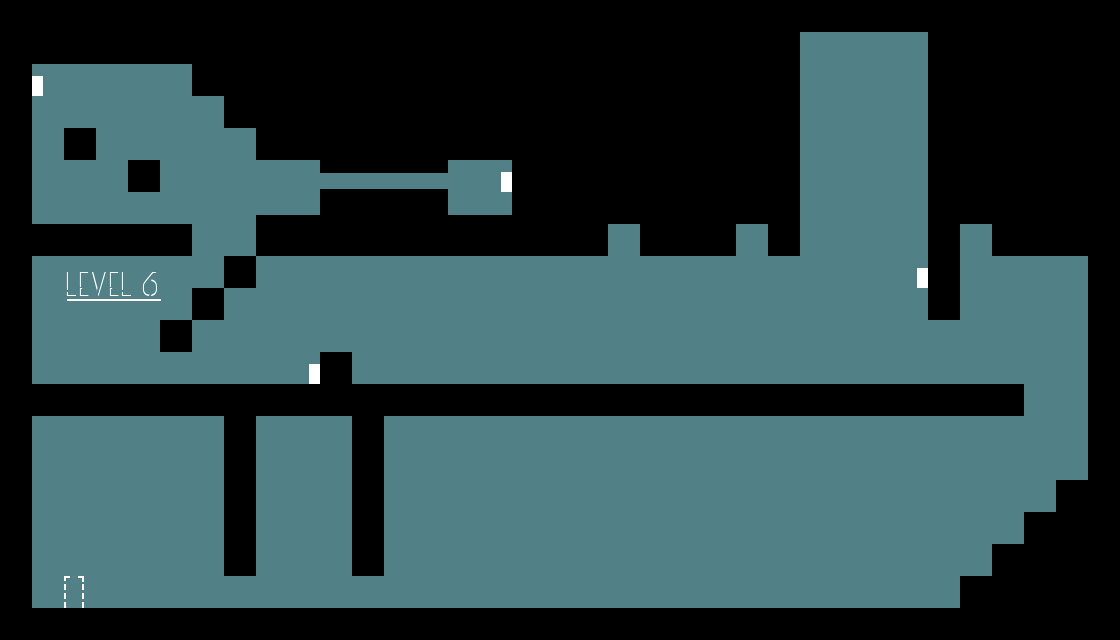

The image is a tile-based game level rendered from a .tmx file. Its description and source (layers, tilesets, objects; grid data summarised) follow:
An orthogonal 35x20 tile map with 32x32 px tiles, 1 tile layer (Tile Layer 1) and 41 objects (4x liftEntity, 4x liftButtonEntity, enemyEntity).

<map version="1.0" orientation="orthogonal" renderorder="right-down" width="35" height="20" tilewidth="32" tileheight="32" backgroundcolor="#518086" nextobjectid="54">
 <tileset firstgid="1" name="map6" tilewidth="32" tileheight="32">
  <image source="level6_sprites.png" width="1121" height="639" />
 </tileset>
 <layer name="Tile Layer 1" width="35" height="20">
  <data>[700 cells, 700 non-empty, 661 distinct tile ids]</data>
 </layer>
 <objectgroup name="gate">
  <object id="1" name="liftEntity" x="478" y="223" width="32" height="192">
   <properties>
    <property name="direction" value="down" />
    <property name="image" value="gate" />
    <property name="matchNum" value="0" />
    <property name="upHeight" value="380" />
   </properties>
  </object>
 </objectgroup>
 <objectgroup name="gate2">
  <object id="7" name="liftEntity" x="737" y="225" width="32" height="189">
   <properties>
    <property name="direction" value="down" />
    <property name="image" value="gate" />
    <property name="matchNum" value="2" />
    <property name="upHeight" value="380" />
   </properties>
  </object>
 </objectgroup>
 <objectgroup name="gate3">
  <object id="9" name="liftEntity" x="607" y="224" width="32" height="192">
   <properties>
    <property name="direction" value="down" />
    <property name="image" value="gate" />
    <property name="matchNum" value="1" />
    <property name="upHeight" value="380" />
   </properties>
  </object>
 </objectgroup>
 <objectgroup name="gate4">
  <object id="16" name="liftEntity" x="960" y="223" width="32" height="192">
   <properties>
    <property name="direction" value="up" />
    <property name="image" value="gate" />
    <property name="matchNum" value="3" />
    <property name="upHeight" value="33" />
   </properties>
  </object>
 </objectgroup>
 <objectgroup name="trap">
  <object id="11" x="801" y="161" width="125" height="29" />
 </objectgroup>
 <objectgroup name="enemy">
  <object id="15" x="777" y="350" width="147" height="32">
   <properties>
    <property name="framewidth" value="32" />
    <property name="image" value="enemy" />
   </properties>
  </object>
 </objectgroup>
 <objectgroup name="enemy2">
  <object id="14" name="enemyEntity" x="776" y="349" width="148" height="32">
   <properties>
    <property name="framewidth" value="32" />
    <property name="image" value="enemy" />
   </properties>
  </object>
 </objectgroup>
 <objectgroup name="button">
  <object id="21" name="liftButtonEntity" x="308" y="363" width="12" height="20">
   <properties>
    <property name="matchNum" value="2" />
   </properties>
  </object>
 </objectgroup>
 <objectgroup name="button2">
  <object id="20" name="liftButtonEntity" x="31" y="75" width="11" height="21">
   <properties>
    <property name="matchNum" value="0" />
   </properties>
  </object>
 </objectgroup>
 <objectgroup name="button3">
  <object id="19" name="liftButtonEntity" x="501" y="172" width="11" height="19">
   <properties>
    <property name="matchNum" value="1" />
   </properties>
  </object>
 </objectgroup>
 <objectgroup name="button4">
  <object id="18" name="liftButtonEntity" x="916" y="268" width="11" height="18">
   <properties>
    <property name="matchNum" value="3" />
   </properties>
  </object>
 </objectgroup>
 <objectgroup name="door">
  <object id="22" x="63" y="576" width="20" height="31" />
 </objectgroup>
 <objectgroup name="collisions">
  <object id="23" x="0" y="384" width="1023" height="31" />
  <object id="24" x="0" y="0" width="30" height="639" />
  <object id="25" x="29" y="609" width="1090" height="29" />
  <object id="26" x="256" y="214" width="543" height="42" />
  <object id="27" x="30" y="224" width="162" height="31" />
  <object id="28" x="30" y="0" width="770" height="62" />
  <object id="29" x="192" y="63" width="59" height="31" />
  <object id="30" x="224" y="92" width="32" height="35" />
  <object id="31" x="256" y="127" width="306" height="31" />
  <object id="33" x="512" y="157" width="55" height="59" />
  <object id="34" x="320" y="189" width="126" height="36" />
  <object id="35" x="320" y="158" width="127" height="14" />
  <object id="37" x="752" y="58" width="47" height="166" />
  <object id="38" x="928" y="24" width="32" height="296" />
  <object id="39" x="800" y="-1" width="144" height="33" />
  <object id="40" x="64" y="128" width="30" height="31" />
  <object id="41" x="128" y="161" width="32" height="30" />
  <object id="42" x="160" y="320" width="32" height="32" />
  <object id="43" x="192" y="288" width="31" height="32" />
  <object id="44" x="224" y="256" width="32" height="31" />
  <object id="45" x="224" y="415" width="31" height="161" />
  <object id="46" x="352" y="414" width="30" height="161" />
  <object id="47" x="320" y="352" width="30" height="31" />
  <object id="48" x="991" y="222" width="130" height="33" />
  <object id="49" x="1088" y="254" width="66" height="370" />
  <object id="50" x="960" y="576" width="61" height="38" />
  <object id="51" x="992" y="543" width="90" height="59" />
  <object id="52" x="1024" y="512" width="65" height="54" />
  <object id="53" x="1055" y="480" width="38" height="40" />
 </objectgroup>
</map>
